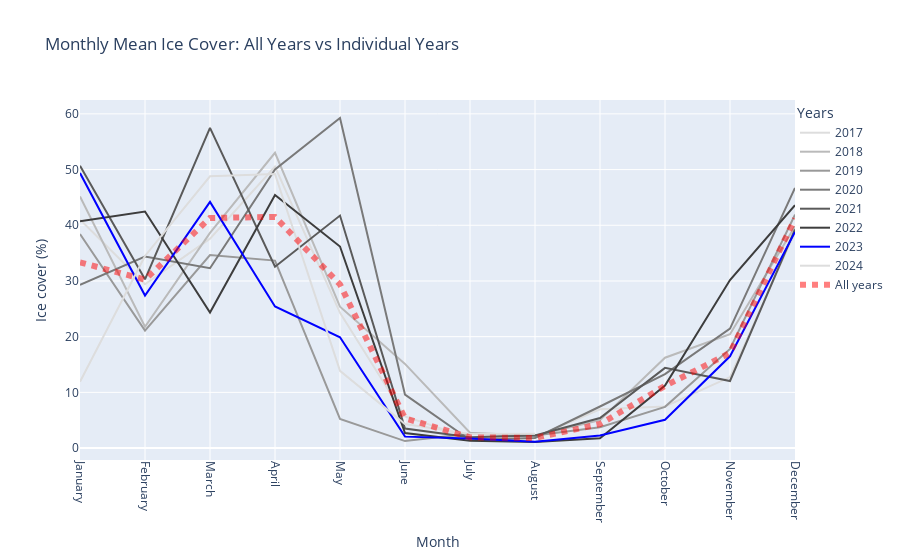

Notebook code for this chart:
### Code cell
import plotly.graph_objs as go
import calendar

# 'arlie' DataFrame is already available from previous cells
years = arlie['year'].unique()

# Therefore we have to calculate the mean ice cover for all years
average_all_years = arlie['ice_perc'].groupby(arlie['month']).mean()

# The month index is an integer, so as usual, be sure about it
average_all_years.index = average_all_years.index.astype(int)

# Create a list to store Plotly traces
traces = []

# Grayscale palette for other years
grayscale_palette = ['#dddddd', '#bababa', '#999999', '#797979', '#5a5a5a', '#3d3d3d', '#222222']

# Plot individual years
for i, year in enumerate(years):
    annual_average = arlie[arlie['year'] == year]['ice_perc'].groupby(arlie['month']).mean()
    
    # the month index must be an integer, so be sure about it
    annual_average.index = annual_average.index.astype(int)
    
    # convert the month numbers to month names
    month_names = [calendar.month_name[month] for month in annual_average.index]
    
    # Set the color: blue for 2023, grayscale for other years
    line_color = 'blue' if year == 2023 else grayscale_palette[i % len(grayscale_palette)]
    
    # Create a Plotly trace for each year
    traces.append(go.Scatter(
        x=month_names,
        y=annual_average.values,
        mode='lines',
        name=str(int(year)),
        line=dict(color=line_color),
        hoverinfo='x+y'
    ))

# Add the average of all years as a red line
traces.append(go.Scatter(
    x=[calendar.month_name[month] for month in average_all_years.index],
    y=average_all_years.values,
    mode='lines',
    name='All years',
    line=dict(color='red', width=6, dash='dot'),
    opacity=0.5,
    hoverinfo='x+y'
))

# Create the layout
layout = go.Layout(
    title="Monthly Mean Ice Cover: All Years vs Individual Years",
    xaxis=dict(title='Month', tickangle=90),
    yaxis=dict(title='Ice cover (%)'),
    hovermode='x unified',  # This makes hover display all lines at once
    showlegend=True,
    legend=dict(title="Years", x=1, y=1),
    autosize=True # with this we make the plot responsive to the screen size
)

# Create the figure
fig = go.Figure(data=traces, layout=layout)

# Show the figure
fig.show()

### Figure 1 — Plotly figure (JSON) as saved in the notebook; plotly's stock layout.template omitted (floating-point values rounded to 4 significant figures)
{"data": [{"hoverinfo": "x+y", "line": {"color": "#dddddd"}, "mode": "lines", "name": "2017", "type": "scatter", "x": ["January", "February", "March", "April", "May", "June", "July", "August", "September", "October", "November", "December"], "y": [41.03, 29.41, 37.59, 50.53, 24.27, 5.666, 1.757, 1.956, 6.97, 7.462, 12.75, 38.8]}, {"hoverinfo": "x+y", "line": {"color": "#bababa"}, "mode": "lines", "name": "2018", "type": "scatter", "x": ["January", "February", "March", "April", "May", "June", "July", "August", "September", "October", "November", "December"], "y": [45.16, 21.77, 38.65, 53.02, 25.39, 15.11, 2.755, 2.219, 5.01, 16.23, 20.44, 39.82]}, {"hoverinfo": "x+y", "line": {"color": "#999999"}, "mode": "lines", "name": "2019", "type": "scatter", "x": ["January", "February", "March", "April", "May", "June", "July", "August", "September", "October", "November", "December"], "y": [38.44, 21.08, 34.65, 33.66, 5.223, 1.254, 2.581, 2.253, 3.739, 7.401, 17.79, 41.92]}, {"hoverinfo": "x+y", "line": {"color": "#797979"}, "mode": "lines", "name": "2020", "type": "scatter", "x": ["January", "February", "March", "April", "May", "June", "July", "August", "September", "October", "November", "December"], "y": [29.29, 34.4, 32.29, 50.01, 59.26, 9.591, 1.435, 1.825, 7.466, 13.29, 21.44, 46.71]}, {"hoverinfo": "x+y", "line": {"color": "#5a5a5a"}, "mode": "lines", "name": "2021", "type": "scatter", "x": ["January", "February", "March", "April", "May", "June", "July", "August", "September", "October", "November", "December"], "y": [50.69, 30.3, 57.48, 32.56, 41.74, 3.512, 1.955, 2.272, 5.391, 14.39, 12.04, 39.26]}, {"hoverinfo": "x+y", "line": {"color": "#3d3d3d"}, "mode": "lines", "name": "2022", "type": "scatter", "x": ["January", "February", "March", "April", "May", "June", "July", "August", "September", "October", "November", "December"], "y": [40.72, 42.46, 24.33, 45.45, 36.18, 2.691, 1.306, 1.089, 1.769, 11.22, 30.18, 43.6]}, {"hoverinfo": "x+y", "line": {"color": "blue"}, "mode": "lines", "name": "2023", "type": "scatter", "x": ["January", "February", "March", "April", "May", "June", "July", "August", "September", "October", "November", "December"], "y": [49.37, 27.39, 44.19, 25.42, 19.89, 2.051, 1.71, 1.154, 2.256, 5.09, 16.47, 38.81]}, {"hoverinfo": "x+y", "line": {"color": "#dddddd"}, "mode": "lines", "name": "2024", "type": "scatter", "x": ["January", "February", "March", "April", "May", "June", "July", "August"], "y": [11.92, 34.49, 48.8, 49.2, 13.87, 4.304, 2.542, 2.585]}, {"hoverinfo": "x+y", "line": {"color": "red", "dash": "dot", "width": 6}, "mode": "lines", "name": "All years", "opacity": 0.5, "type": "scatter", "x": ["January", "February", "March", "April", "May", "June", "July", "August", "September", "October", "November", "December"], "y": [33.33, 30.24, 41.31, 41.5, 29.38, 5.346, 1.92, 1.812, 4.312, 11.15, 17.08, 41.2]}], "layout": {"autosize": true, "hovermode": "x unified", "legend": {"title": {"text": "Years"}, "x": 1, "y": 1}, "showlegend": true, "title": {"text": "Monthly Mean Ice Cover: All Years vs Individual Years"}, "xaxis": {"tickangle": 90, "title": {"text": "Month"}}, "yaxis": {"title": {"text": "Ice cover (%)"}}}}
